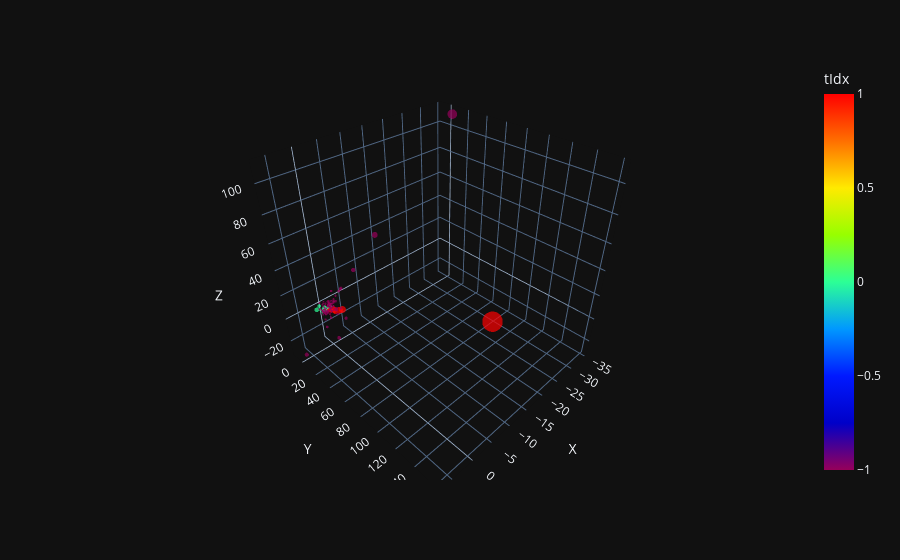

Notebook source saved alongside this figure:
### Code cell
plot_coordinates(dataset[6].pfcands.pxyz, torch.tensor(result["pt"][filt]), torch.tensor(result["GT_cluster"][filt])).show()

### Figure 1 — Plotly figure (JSON) as saved in the notebook; plotly's stock layout.template omitted (floating-point values rounded to 4 significant figures; data arrays with more than 128 entries replaced by an {"elided": "..."} marker saying what was removed)
{"data": [{"hovertemplate": "X=%{x}<br>Y=%{y}<br>Z=%{z}<br>pt=%{marker.size}<br>tIdx=%{marker.color}<extra></extra>", "legendgroup": "", "marker": {"color": {"elided": "220 float values"}, "coloraxis": "coloraxis", "size": {"elided": "220 float values"}, "sizemode": "area", "sizeref": 0.3987, "symbol": "circle", "line": {"width": 0}}, "mode": "markers", "name": "", "scene": "scene", "showlegend": false, "x": {"elided": "220 float values"}, "y": {"elided": "220 float values"}, "z": {"elided": "220 float values"}, "type": "scatter3d"}], "layout": {"scene": {"domain": {"x": [0.0, 1.0], "y": [0.0, 1.0]}, "xaxis": {"title": {"text": "X"}}, "yaxis": {"title": {"text": "Y"}}, "zaxis": {"title": {"text": "Z"}}}, "coloraxis": {"colorbar": {"title": {"text": "tIdx"}}, "colorscale": [[0.0, "rgb(150,0,90)"], [0.125, "rgb(0,0,200)"], [0.25, "rgb(0,25,255)"], [0.375, "rgb(0,152,255)"], [0.5, "rgb(44,255,150)"], [0.625, "rgb(151,255,0)"], [0.75, "rgb(255,234,0)"], [0.875, "rgb(255,111,0)"], [1.0, "rgb(255,0,0)"]]}, "legend": {"tracegroupgap": 0, "itemsizing": "constant"}, "margin": {"t": 60}}}
